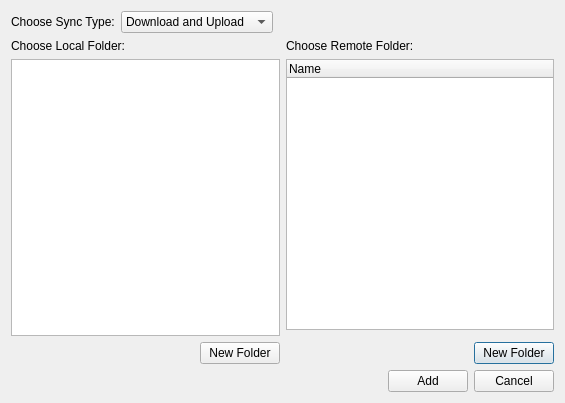
<?xml version="1.0" encoding="UTF-8"?>
<ui version="4.0">
 <class>addSyncDialog</class>
 <widget class="QDialog" name="addSyncDialog">
  <property name="geometry">
   <rect>
    <x>0</x>
    <y>0</y>
    <width>565</width>
    <height>403</height>
   </rect>
  </property>
  <property name="windowTitle">
   <string>Dialog</string>
  </property>
  <layout class="QVBoxLayout" name="verticalLayout">
   <item>
    <layout class="QHBoxLayout" name="horizontalLayout_4">
     <item>
      <widget class="QLabel" name="label">
       <property name="text">
        <string>Choose Sync Type:</string>
       </property>
      </widget>
     </item>
     <item>
      <widget class="QComboBox" name="comboSyncType">
       <property name="currentIndex">
        <number>2</number>
       </property>
       <item>
        <property name="text">
         <string>Download only</string>
        </property>
       </item>
       <item>
        <property name="text">
         <string>Upload only</string>
        </property>
       </item>
       <item>
        <property name="text">
         <string>Download and Upload</string>
        </property>
       </item>
      </widget>
     </item>
     <item>
      <spacer name="horizontalSpacer_4">
       <property name="orientation">
        <enum>Qt::Horizontal</enum>
       </property>
       <property name="sizeHint" stdset="0">
        <size>
         <width>40</width>
         <height>20</height>
        </size>
       </property>
      </spacer>
     </item>
    </layout>
   </item>
   <item>
    <layout class="QGridLayout" name="gridLayout">
     <item row="3" column="1">
      <layout class="QHBoxLayout" name="horizontalLayout">
       <item>
        <spacer name="horizontalSpacer">
         <property name="orientation">
          <enum>Qt::Horizontal</enum>
         </property>
         <property name="sizeHint" stdset="0">
          <size>
           <width>40</width>
           <height>20</height>
          </size>
         </property>
        </spacer>
       </item>
       <item>
        <widget class="QPushButton" name="btnNewFldrRemote">
         <property name="text">
          <string>New Folder</string>
         </property>
        </widget>
       </item>
      </layout>
     </item>
     <item row="3" column="0">
      <layout class="QHBoxLayout" name="horizontalLayout_2">
       <item>
        <spacer name="horizontalSpacer_2">
         <property name="orientation">
          <enum>Qt::Horizontal</enum>
         </property>
         <property name="sizeHint" stdset="0">
          <size>
           <width>40</width>
           <height>20</height>
          </size>
         </property>
        </spacer>
       </item>
       <item>
        <widget class="QPushButton" name="btnNewFldrLocal">
         <property name="text">
          <string>New Folder</string>
         </property>
        </widget>
       </item>
      </layout>
     </item>
     <item row="0" column="1">
      <widget class="QLabel" name="label_choose_remote">
       <property name="text">
        <string>Choose Remote Folder:</string>
       </property>
      </widget>
     </item>
     <item row="0" column="0">
      <widget class="QLabel" name="label_choose_local">
       <property name="text">
        <string>Choose Local Folder:</string>
       </property>
      </widget>
     </item>
     <item row="1" column="0" rowspan="2">
      <widget class="QTreeView" name="treeSyncLocal"/>
     </item>
     <item row="1" column="1">
      <widget class="QTreeWidget" name="treeSyncRemote">
       <column>
        <property name="text">
         <string notr="true">Name</string>
        </property>
       </column>
      </widget>
     </item>
    </layout>
   </item>
   <item>
    <layout class="QHBoxLayout" name="horizontalLayout_3">
     <item>
      <spacer name="horizontalSpacer_3">
       <property name="orientation">
        <enum>Qt::Horizontal</enum>
       </property>
       <property name="sizeHint" stdset="0">
        <size>
         <width>40</width>
         <height>20</height>
        </size>
       </property>
      </spacer>
     </item>
     <item>
      <widget class="QPushButton" name="btnAdd">
       <property name="text">
        <string>Add</string>
       </property>
      </widget>
     </item>
     <item>
      <widget class="QPushButton" name="btnCancel">
       <property name="text">
        <string>Cancel</string>
       </property>
      </widget>
     </item>
    </layout>
   </item>
  </layout>
 </widget>
 <resources/>
 <connections/>
</ui>
